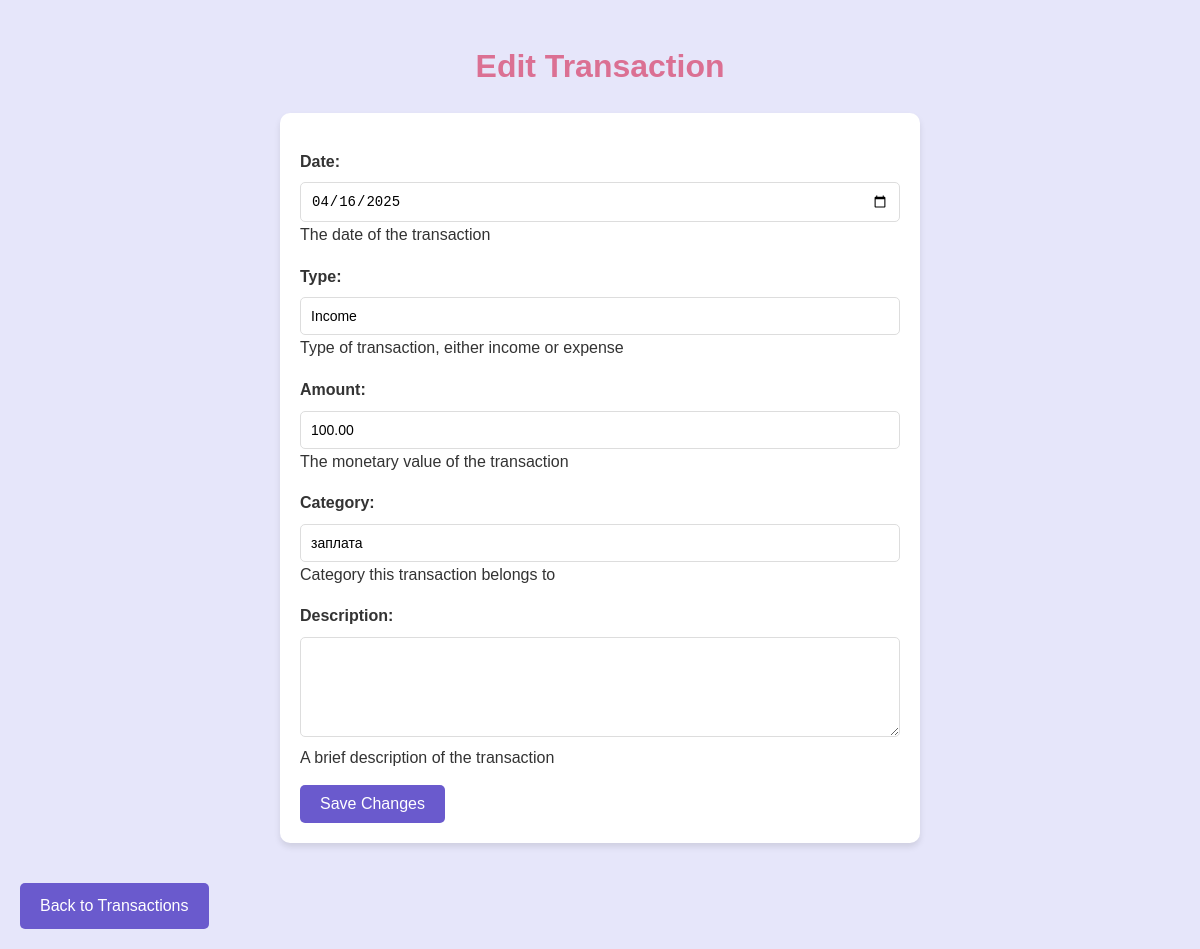
Page /edit_transaction/35/ on the committed database.
### tracker/models.py (models this page shows, shortened)
class Transaction(models.Model):
    TYPE_CHOICES = (
        ('income', 'Income'),
        ('expense', 'Expense'),
    )
    user = models.ForeignKey(User, on_delete=models.CASCADE, related_name='transactions', null=True, blank=True)
    date = models.DateField(help_text="The date of the transaction")
    type = models.CharField(max_length=7, choices=TYPE_CHOICES, default='expense', help_text="Type of transaction, either income or expense")
    amount = models.DecimalField(max_digits=10, decimal_places=2, help_text="The monetary value of the transaction")
    category = models.ForeignKey('Category', related_name='transactions', on_delete=models.SET_NULL, null=True, blank=True, help_text="Category this transaction belongs to")
    description = models.TextField(blank=True, help_text="A brief description of the transaction")

### tracker/views.py (the view)
# urls.py: path('edit_transaction/<int:transaction_id>/', views.edit_transaction, name='edit_transaction'),
def edit_transaction(request, transaction_id):
    transaction = get_object_or_404(Transaction, id=transaction_id)
    if request.method == 'POST':
        form = TransactionForm(request.POST, instance=transaction)
        if form.is_valid():
            form.save()
            return redirect('list_transactions')
    else:
        form = TransactionForm(instance=transaction)
    return render(request, 'transactions/edit_transaction.html', {'form': form, 'transaction': transaction})

### tracker/forms.py
class TransactionForm(forms.ModelForm):
    class Meta:
        model = Transaction
        fields = ['date', 'type', 'amount', 'category', 'description']
        widgets = {
            'date': forms.DateInput(attrs={'type': 'date'}),
            'type': forms.Select(),
            'category': forms.Select(),
            'description': forms.Textarea(attrs={'rows': 3}),
        }
    def __init__(self, *args, **kwargs):
        super(TransactionForm, self).__init__(*args, **kwargs)
        self.fields['category'].queryset = Category.objects.all()

### tracker/models.py (called while the page is built)
    def __str__(self):
        return self.name

### tracker/templates/transactions/edit_transaction.html (shortened to what this page needs)
{% extends 'base.html' %}
{% block content %}
<h1>Edit Transaction</h1>
<form method="post">
    {{ form.as_p }}
    <button type="submit">Save Changes</button>
</form>
<a href="{% url 'list_transactions' %}" class="list-transactions-page">Back to Transactions</a>
{% endblock %}

### tracker/static/generic_styles.css (style rules this page uses)
body { background-color: #e6e6fa; font-family: 'Arial', sans-serif; color: #333; line-height: 1.6; margin: 0; padding: 20px; }
h1 { color: #db7093; text-align: center; margin-bottom: 20px; }
form { background-color: #ffffff; padding: 20px; border-radius: 10px; box-shadow: 0 4px 6px rgba(0, 0, 0, 0.1); max-width: 600px; margin: 20px auto; }
form p { margin-bottom: 15px; }
form label { display: block; margin-bottom: 8px; color: #333; font-weight: bold; }
form input[type="text"], form input[type="date"], form input[type="number"], form select, form textarea { width: 100%; padding: 10px; border: 1px solid #ddd; border-radius: 5px; font-size: 14px; box-sizing: border-box; }
form select { appearance: none; background-color: white; }
form textarea { resize: vertical; min-height: 100px; }
form button[type="submit"] { background-color: #6a5acd; color: white; padding: 10px 20px; border: none; border-radius: 5px; cursor: pointer; font-size: 16px; transition: background-color 0.3s; }
.list-transactions-page { display: inline-block; margin-top: 20px; padding: 10px 20px; background-color: #6a5acd; color: white; text-decoration: none; border-radius: 5px; transition: background-color 0.3s; }

### rows in the picture
Transaction: date "04/16/2025", type "Income", amount "100.00", category "заплата"
